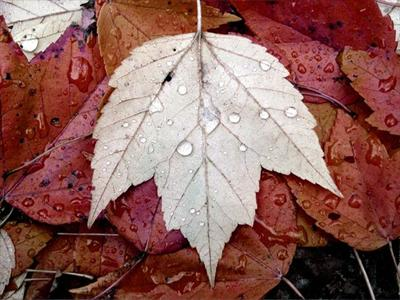
#> input picture 1.png, 400 x 300 px
$ python monolithic.py
#> lines starting #> are read from the running program, lines starting #| are printed output that depends on the picture
#!/usr/bin/env python
# -*- coding: utf-8 -*-

import numpy as np
import cv2
import math
import operator
import array
import random
import time
import scipy.cluster.vq as km
from scipy import ndimage as nd
import cProfile
import gc

# [21 lines left out: functions distance2, distance5d, showImg, not called in this run]

def gaussian(x,std):
	return (np.exp(-((x)**2)/(2*std*std)))/(math.sqrt(math.pi*2)*std)

# [44 lines left out: function GBlur, not called in this run]

def sum5d(a,b):
	return map(operator.add,a,b)

# [83 lines left out: functions abstract, myabstract, not called in this run]

def rarity(img,number=0.25):
	a = len(img)
	b = len(img[0])
	n_pixels = a*b
	start_time = time.time()

	small_image = cv2.cvtColor(np.float32(img/255.0),cv2.COLOR_BGR2LAB)
	small_image = small_image/1.0;

	#blur the image my son, we will use it later for weights
	w=b-1+(b%2)
	h=a-1+(a%2)
	blur_image2 = np.zeros((a,b), np.double)
	#blur_image = cv2.resize(small_image, (b,a))
	#std = 60.0
	#trunc = math.sqrt(n_pixels)/std
	for i in range(a):
		for j in range(b):
			p = small_image[i,j]/1.0;
			blur_image2[i,j] = np.dot(p,p)
	#blur_image = nd.filters.gaussian_filter(small_image, std, mode='constant', cval=0.0, truncate=trunc)
	blur_image = cv2.GaussianBlur(small_image, (w,h), number*math.sqrt(n_pixels), borderType=cv2.BORDER_REPLICATE)
	#blur_image2 = nd.filters.gaussian_filter(blur_image2, std, mode='constant', cval=0.0, truncate=trunc)
	blur_image2 = cv2.GaussianBlur(blur_image2, (w,h), number*math.sqrt(n_pixels), borderType=cv2.BORDER_REPLICATE)
	# [6 lines of commented-out code are left out]

	cj = np.zeros(3, np.double) # sum(b_j)
	cj2 = 0 # sum(b_j²)

	rarityMapFake = np.zeros((a,b), np.double)
	rarityMap = np.zeros((a,b), np.uint8)

	maxR = 0
	minR = 256*256
	for i in range(a):
		for j in range(b):
			p = small_image[i,j]/1.0
			r = np.dot(p,p) + blur_image2[i,j] - 2*np.dot(p,blur_image[i,j]) # sum(||a_i-b_j||²) = a_i²*sum(1) - 2*a_i*sum(b_j) + sum(b_j²)
			#r = r*255
			rarityMapFake[i,j] = r
			if(r < minR):
				minR = r
			if(r > maxR):
				maxR = r

	"""for i in range(a):
		for j in range(b):
			rarityMap[i,j] = np.uint8(255*(rarityMapFake[i,j])/(maxR))"""

	bigMap = 255*(rarityMapFake-minR)/(maxR-minR)
	return bigMap

# [55 lines left out: function distribution, not called in this run]

def distribution2(img,std = 20, scale = 2, kernel_size = 253):
	totTime = time.time()
	gc.enable()
	A = len(img)
	B = len(img[0])
	a = A/scale
	b = B/scale
	n_pixels = a*b
	start_time = time.time()
	small_image = cv2.cvtColor(np.float32(img/255.0),cv2.COLOR_BGR2LAB)
	midMapi = np.zeros((256,256,256), np.double)
	midMapj = np.zeros((256,256,256), np.double)
	m2_ = np.zeros((256,256,256), np.double)
	w = np.zeros((256,256,256), np.double)
	bigMap = np.zeros((a,b), np.double)
	asArray = np.asarray
	for i in range(a):
		for j in range(b):
			l_ = int(small_image[i][j][0])
			a_ = int(small_image[i][j][1])
			b_ = int(small_image[i][j][2])
			v = np.zeros(2, np.double)
			v[0] = i
			v[1] = j
			midMapi[l_][a_][b_] += i
			midMapj[l_][a_][b_] += j
			m2_[l_][a_][b_] += np.dot(v,v)
			w[l_][a_][b_] += 1
	start_time = time.time()
	m1 = np.zeros((256,256,256,2), np.double)
	#m1[:,:,:,0] = nd.filters.gaussian_filter(midMapi, std, mode='wrap', cval=0.0)
	#m1[:,:,:,1] = nd.filters.gaussian_filter(midMapj, std, mode='wrap', cval=0.0)
	#m1_ = nd.filters.gaussian_filter(m2_, std, mode='wrap', cval=0.0)
	#better commands for scipy > 1.9
	trunc = (len(midMapi)/std)
	m1[:,:,:,0] = nd.filters.gaussian_filter(midMapi, std, mode='constant', cval=0.0, truncate=trunc)
	m1[:,:,:,1] = nd.filters.gaussian_filter(midMapj, std, mode='constant', cval=0.0, truncate=trunc)
	m1_ = nd.filters.gaussian_filter(m2_, std, mode='constant', cval=0.0, truncate=trunc)
	w = nd.filters.gaussian_filter(w, std, mode='constant', cval=0.0, truncate=trunc)
	maxMap = 0
	minMap = 0
	#m1 = asArray(m1)
	#m1_ = asArray(m1_)
	gc.collect()
	for i in range(a):
		for j in range(b):
			l_ = int(small_image[i][j][0])
			a_ = int(small_image[i][j][1])
			b_ = int(small_image[i][j][2])
			mean = np.dot(m1[l_,a_,b_],m1[l_,a_,b_])
			meanSquare = m1_[l_,a_,b_]
			bigMap[i][j] = (meanSquare-mean/w[l_,a_,b_])/w[l_,a_,b_]
			minMap = min(minMap, bigMap[i][j])
			maxMap = max(maxMap,bigMap[i][j])
	"""for i in range(a):
		for j in range(b):
			bigMap[i][j] = np.uint8(255*((bigMap[i][j]-minMap)/(maxMap-minMap)))"""
	#print("Total Time",time.time() - totTime)
	return ((bigMap-minMap), np.uint8(255*(bigMap-minMap)/(maxMap-minMap)))

# [112 lines left out: functions allAbs, blurTest, distTest, stdTest, kTest, coKandSTD and 2 more, not called in this run]

def analyzeImg(img):
	image0 = cv2.imread(img+".png")
	image = cv2.imread("abs/400/"+img+img+".png")
#	image = abstract(image0, 300)
#	cv2.imwrite(img+"-abs.png", image)
	cv2.imwrite("Umap-"+img+".png", rarity(image,0.25))
	result1 = rarity(image)
	result2 = distribution2(image, 17, 1)
	cv2.imwrite("Dmap-"+img+".png", ~result2[1])
	result = remap(result1,result2[0]/(len(result2[0])*len(result2[0][0])), 6)
	true_result = anotherMap(image0,result[0])
	cv2.imwrite("Teste-"+img+".png", true_result)
	return (result[1])

def doImages():
	start_time = time.time()
	for i in range(1,18):
		print("abs-image " + str(i)+".png")
		cv2.imwrite(str(i)+"-abs+map+dist-"+str(i)+".png", analyzeImg(str(i)));
#> in analyzeImg, image0 is the input picture: shape (300, 400, 3); mean B, G, R 90.3, 96.1, 141.4
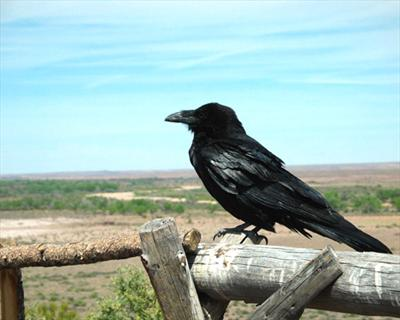
#> input picture 11.png, 400 x 320 px, found by its file name
#> in analyzeImg, image is the input picture: shape (320, 400, 3); mean B, G, R 179.2, 184.3, 159.2
#> in rarity, `a = len(img)`: a = 320
#> in rarity, `b = len(img[0])`: b = 400
#> in rarity, `n_pixels = a*b`: n_pixels = 128000
#> in rarity, `small_image = cv2.cvtColor(np.float32(img/255.0),cv2.COLOR_BGR2LAB)`: small_image: shape (320, 400, 3) float32; mean of channels 0, 1, 2 71.7, -8.5, 0.4
#> in rarity, `w=b-1+(b%2)`: w = 399
#> in rarity, `h=a-1+(a%2)`: h = 319
#> after the loop in rarity, `for i in range(a):`:
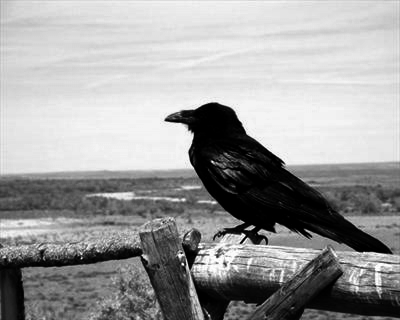
#> blur_image2: shape (320, 400) float64; min 0, max 10056.2, mean 6214.6; drawn with min black and max white
#> in rarity, `blur_image = cv2.GaussianBlur(small_image, (w,h), number*math.sqrt(n_p..`: blur_image: shape (320, 400, 3) float32; mean of channels 0, 1, 2 71.3, -8.1, 1.3
#> in rarity, `blur_image2 = cv2.GaussianBlur(blur_image2, (w,h), number*math.sqrt(n_..`:
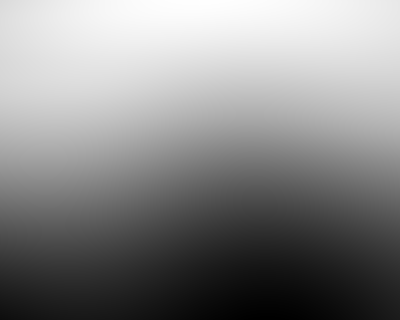
#> blur_image2: shape (320, 400) float64; min 3210.6, max 8611.8, mean 6092.5; drawn with min black and max white
#> after the loop in rarity, `for i in range(a):`:
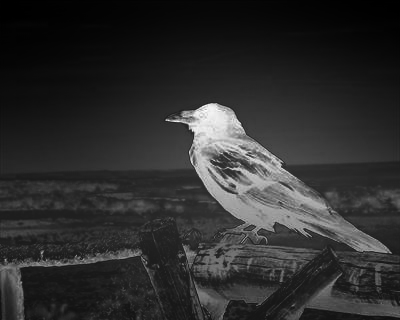
#> rarityMapFake: shape (320, 400) float64; min 51.21, max 6790.9, mean 1262.9; drawn with min black and max white
#> after the loop in rarity, `for i in range(a):`: maxR = 6790.9; minR = 51.21
#> in distribution2, `A = len(img)`: A = 320
#> in distribution2, `B = len(img[0])`: B = 400
#> in distribution2, `a = A/scale`: a = 320
#> in distribution2, `b = B/scale`: b = 400
#> in distribution2, `n_pixels = a*b`: n_pixels = 128000
		print("Time per image:", (time.time()-start_time)/i)

def testControl():
	cv2.imwrite("17"+"-abs+map+dist-"+"17"+".png", analyzeImg("17"));

#allAbs()
#> (the run stopped early here; a loop or call above may not have finished)
